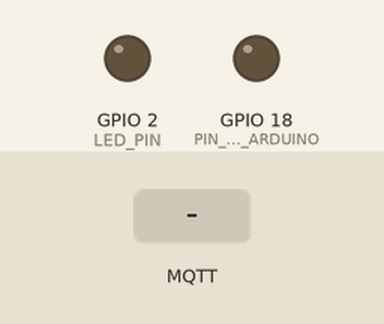
This sketch was run on a simulated ESP32. On the bench: output pins drawn as LEDs (lit = HIGH). The test bench sets the inputs (shaded band). WiFi joins after 1.5 s; servers stay silent unless stated; random numbers use the default seed unless the sketch sets one; no MQTT or app messages arrive unless stated; what the sketch prints to the serial monitor is not drawn.

Above: at 3.3 s.
3.4 s: MQTT message "1" arrives on the first subscribed topic
At 4.2 s:
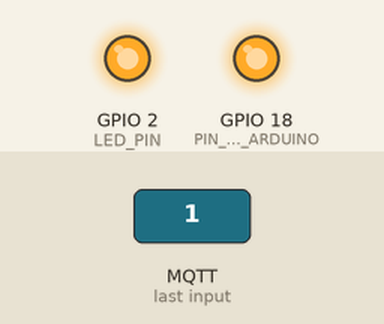
4.9 s: MQTT message "0" arrives on the first subscribed topic
At 5.4 s:
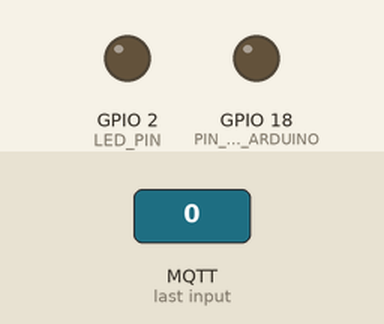
Timing chart, 0 to 7.9 s (numbered marks = the images above; inputs shaded):
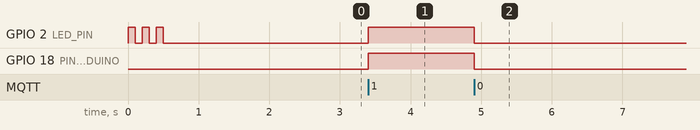

The sketch:

Komunikasi_WiFi.ino
```cpp
#include <WiFi.h>
#include <PubSubClient.h>

/* ================= WIFI ================= */
const char* ssid = "(nama wifi)";
const char* password = "(password wifi)";

/* ================= MQTT ================= */
const char* mqtt_server = "(ip adress broker)";
const int mqtt_port = 1883;
const char* topic_target = "fire/detection";

/* ================= PIN ================= */
#define LED_PIN 2              // LED builtin ESP32
#define PIN_KE_ARDUINO 18      // GPIO aman ke Arduino

WiFiClient espClient;
PubSubClient client(espClient);

void setup() {
  Serial.begin(115200);

  pinMode(LED_PIN, OUTPUT);
  pinMode(PIN_KE_ARDUINO, OUTPUT);

  digitalWrite(LED_PIN, LOW);         // LED mati awal
  digitalWrite(PIN_KE_ARDUINO, LOW);  // Sinyal mati

  Serial.println("\n--- ESP32 FIRE SYSTEM ---");

  // Tes LED
  for (int i = 0; i < 3; i++) {
    digitalWrite(LED_PIN, HIGH);
    delay(100);
    digitalWrite(LED_PIN, LOW);
    delay(100);
  }

  setup_wifi();

  client.setServer(mqtt_server, mqtt_port);
  client.setCallback(callback);
}

void setup_wifi() {
  WiFi.mode(WIFI_STA);
  WiFi.begin(ssid, password);

  Serial.print("Connecting WiFi");
  while (WiFi.status() != WL_CONNECTED) {
    delay(500);
    Serial.print(".");
  }

  Serial.println("\nWiFi Connected!");
  Serial.print("IP: ");
  Serial.println(WiFi.localIP());
}

void callback(char* topic, byte* payload, unsigned int length) {
  String message = "";
  for (int i = 0; i < length; i++) message += (char)payload[i];
  message.trim();

  if (message == "1") {
    digitalWrite(LED_PIN, HIGH);
    digitalWrite(PIN_KE_ARDUINO, HIGH);
    Serial.println("🔥 IZIN JALAN DIKIRIM KE ARDUINO");
  } else {
    digitalWrite(LED_PIN, LOW);
    digitalWrite(PIN_KE_ARDUINO, LOW);
    Serial.println("✅ AMAN");
  }
}

void reconnect() {
  while (!client.connected()) {
    String clientId = "ESP32-Fire-" + String(random(0xffff), HEX);
    if (client.connect(clientId.c_str())) {
      client.subscribe(topic_target);
    } else {
      delay(3000);
    }
  }
}

void loop() {
  if (!client.connected()) reconnect();
  client.loop();
}
```

Measured:
- after the input at 3.4 s, GPIO 2 (LED_PIN), GPIO 18 (PIN_KE_ARDUINO): LOW → HIGH at once
- after the input at 4.9 s, GPIO 2 (LED_PIN), GPIO 18 (PIN_KE_ARDUINO): HIGH → LOW at once
